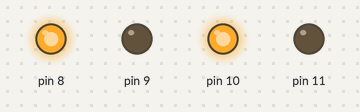
A sketch run on a simulated Arduino Uno, built with avr-gcc and run on an emulated ATmega328P. Shown: output pins drawn as LEDs (lit = HIGH).

Above: at 0.1 s.
Timing chart, 0 to 1.6 s (numbered marks = the images above):
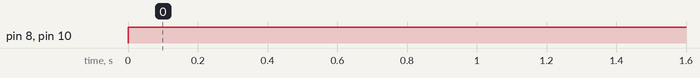

Measured:
- by itself, pin 8, pin 10: LOW → HIGH at 0.00 s

The sketch:

motordriver_D.ino
```cpp
void setup()
{
 pinMode(8, OUTPUT);
 pinMode(9, OUTPUT);
 pinMode(10, OUTPUT);
 pinMode(11, OUTPUT);
}

void loop()
{
  digitalWrite(8, HIGH);
  digitalWrite(9, LOW);
  digitalWrite(10, HIGH);
  digitalWrite(11, LOW);
}
```
